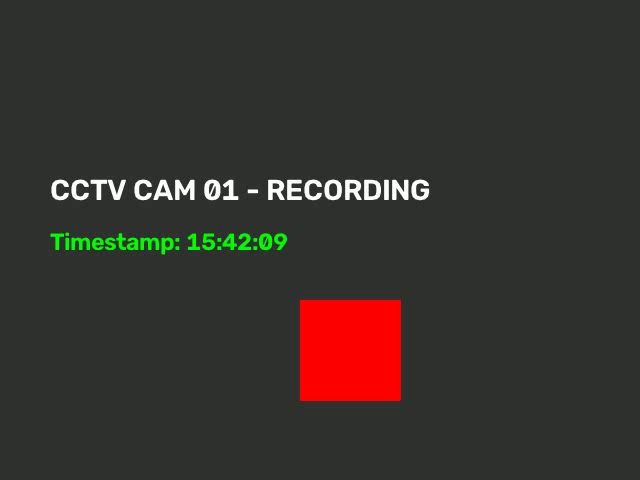
#> input picture frame 9 of research-engine/cctv_sample.mp4, 640 x 480 px
$ python degrade_evidence.py
#> lines starting #> are read from the running program, lines starting #| are printed output that depends on the picture
#> in create_degraded_video, frame is the input picture: shape (480, 640, 3); mean B, G, R 45.7, 50, 55
import cv2
import numpy as np
import os

def degrade_frame(frame):
    # 1. Darken the image (Night-time / low-light simulation)
    hsv = cv2.cvtColor(frame, cv2.COLOR_BGR2HSV)
#> hsv: shape (480, 640, 3); mean H, S, V 48.9, 26.3, 58.4
    h, s, v = cv2.split(hsv)
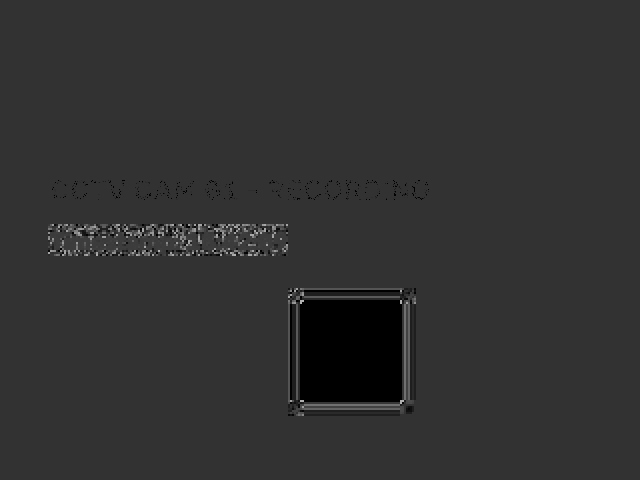
#> h: shape (480, 640); min 0, max 179, mean 48.9
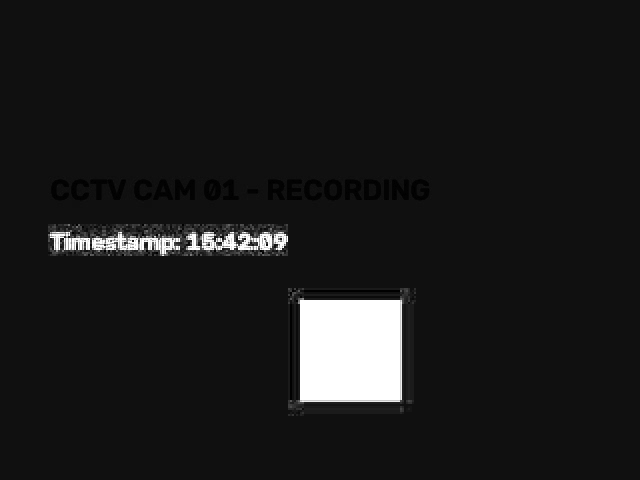
#> s: shape (480, 640); min 0, max 255, mean 26.3
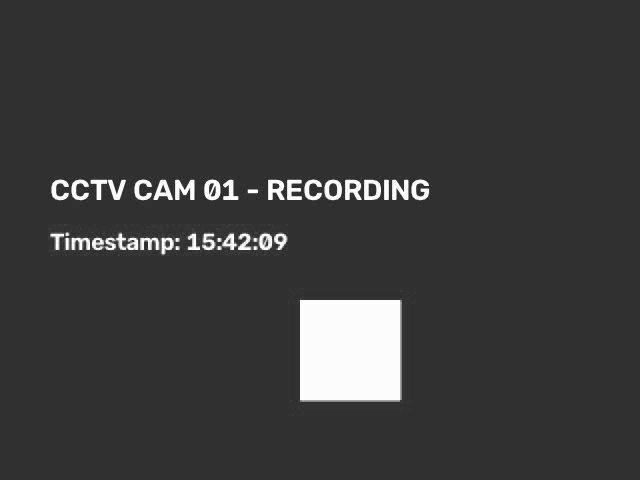
#> v: shape (480, 640); min 34, max 255, mean 58.4
    v = cv2.subtract(v, 70) # Reduce brightness
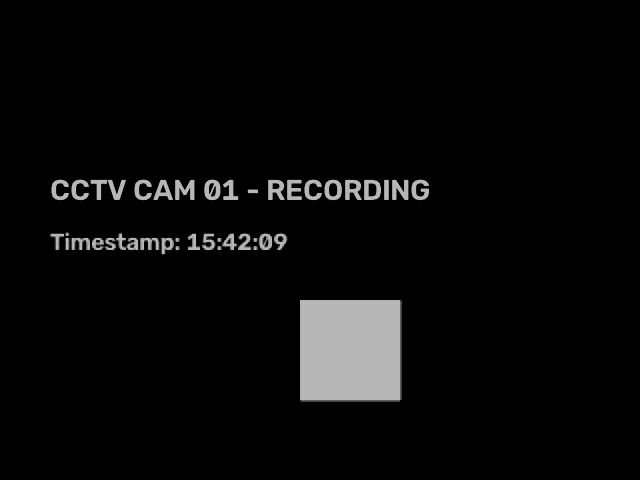
#> v: shape (480, 640); min 0, max 185, mean 9
    v = np.clip(v, 0, 255)
    hsv = cv2.merge((h, s, v))
#> hsv: shape (480, 640, 3); mean H, S, V 48.9, 26.3, 9
    # FIXED: The correct OpenCV flag is cv2.COLOR_HSV2BGR
    dark_frame = cv2.cvtColor(hsv, cv2.COLOR_HSV2BGR)
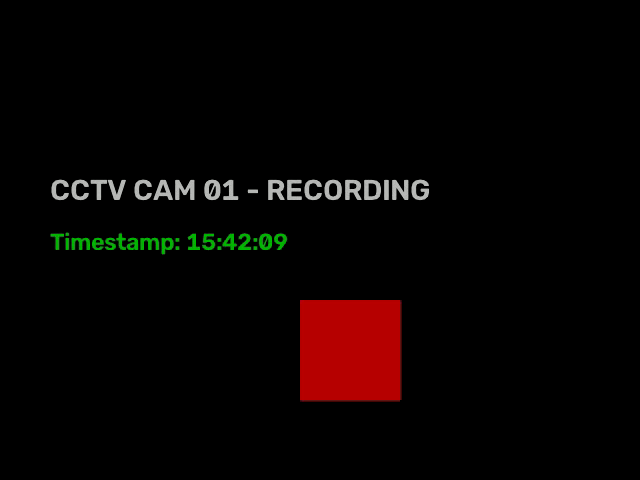
#> dark_frame: shape (480, 640, 3); mean B, G, R 2.1, 3, 8.1

    # 2. Add Gaussian Blur (Out-of-focus / cheap lens simulation)
    blurred_frame = cv2.GaussianBlur(dark_frame, (21, 21), 0)
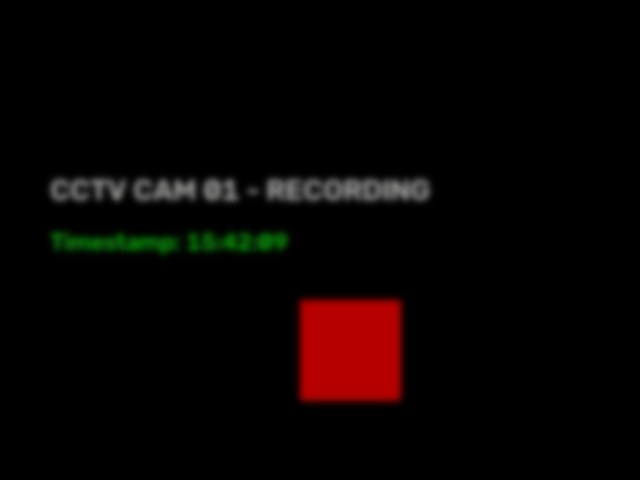
#> blurred_frame: shape (480, 640, 3); mean B, G, R 2.1, 3, 8.1

    # 3. Add Gaussian Noise (Sensor static / poor compression)
    noise = np.random.normal(0, 30, blurred_frame.shape).astype(np.uint8)
    noisy_frame = cv2.add(blurred_frame, noise)
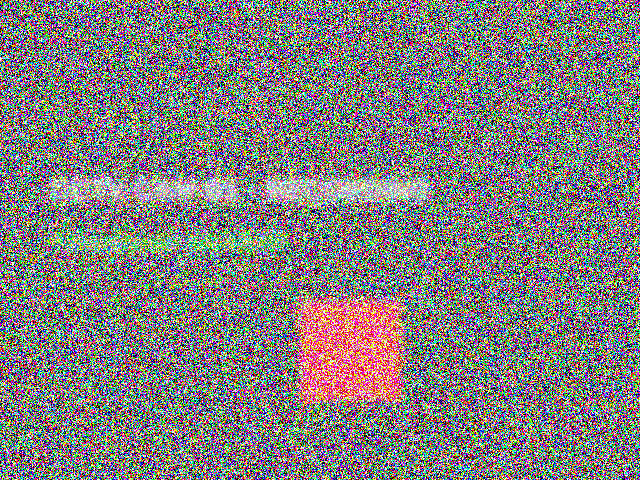
#> noisy_frame: shape (480, 640, 3); mean B, G, R 125.9, 126.4, 129.6

    return noisy_frame

def create_degraded_video(input_path="cctv_sample.mp4", output_path="cctv_degraded.mp4"):
    if not os.path.exists(input_path):
        print(f"❌ Error: Could not find '{input_path}'. Make sure it is in this folder!")
        return

    print(f"🎥 Reading clean evidence: {input_path}")
    cap = cv2.VideoCapture(input_path)

    # Get video properties
    width = int(cap.get(cv2.CAP_PROP_FRAME_WIDTH))
    height = int(cap.get(cv2.CAP_PROP_FRAME_HEIGHT))
    fps = cap.get(cv2.CAP_PROP_FPS)

    print("🌧️ Applying Out-of-Distribution (OOD) degradation filters...")

    # Setup output writer
    fourcc = cv2.VideoWriter_fourcc(*'mp4v')
    out = cv2.VideoWriter(output_path, fourcc, fps, (width, height))

    while True:
        ret, frame = cap.read()
        if not ret:
            break

        # Corrupt the frame
        degraded = degrade_frame(frame)
        out.write(degraded)

    cap.release()
    out.release()
    print(f"✅ Successfully created degraded evidence: {output_path}")

if __name__ == "__main__":
    create_degraded_video()

$ run again, starting later in the video
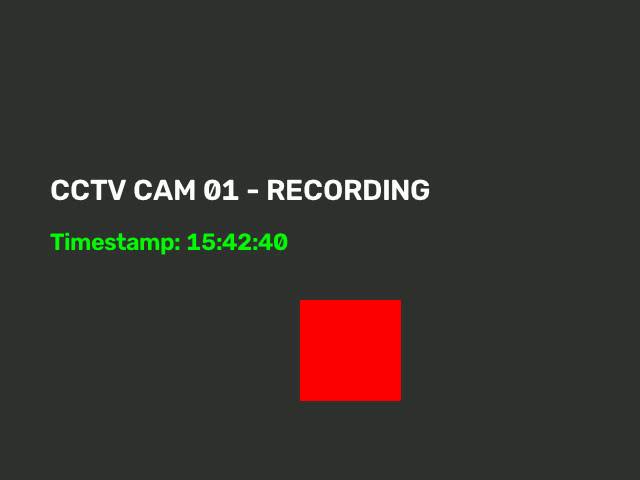
#> input picture frame 40 of research-engine/cctv_sample.mp4, 640 x 480 px
#> in create_degraded_video, frame is the input picture: shape (480, 640, 3); mean B, G, R 45.7, 50, 55
#> in degrade_frame, `h, s, v = cv2.split(hsv)`:
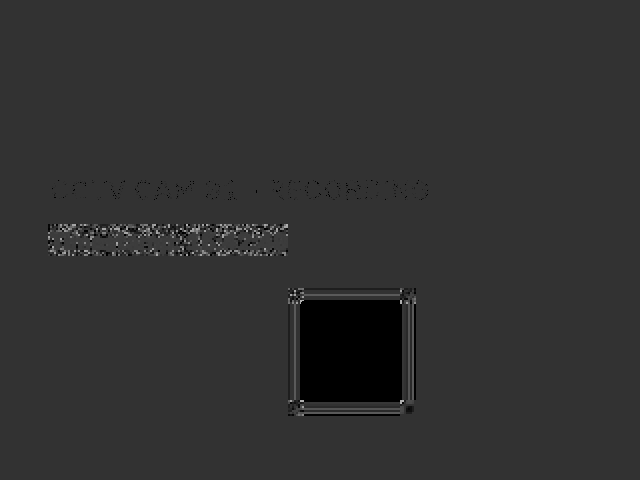
#> h: shape (480, 640); min 0, max 179, mean 48.7
#> in degrade_frame, `h, s, v = cv2.split(hsv)`:
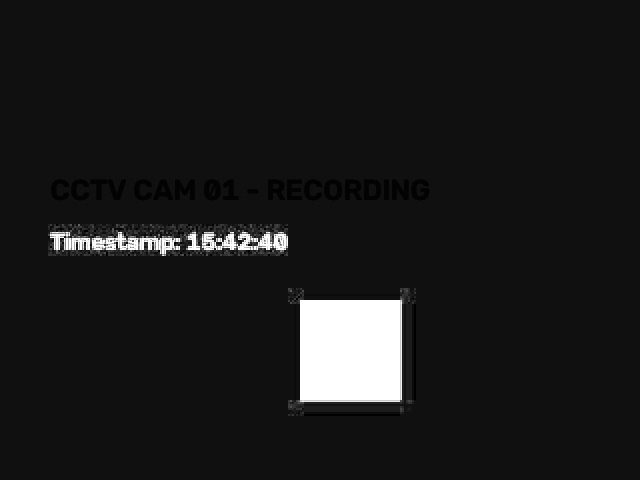
#> s: shape (480, 640); min 0, max 255, mean 26.1

$ run again, starting later in the video
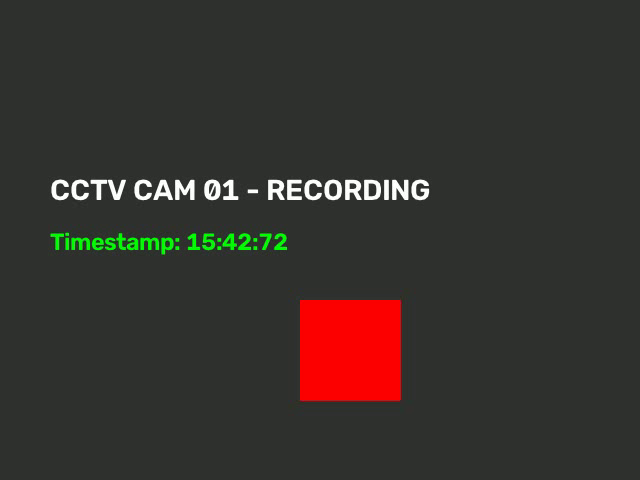
#> input picture frame 72 of research-engine/cctv_sample.mp4, 640 x 480 px
#> in create_degraded_video, frame is the input picture: shape (480, 640, 3); mean B, G, R 45.7, 49.9, 55
#> in degrade_frame, `h, s, v = cv2.split(hsv)`:
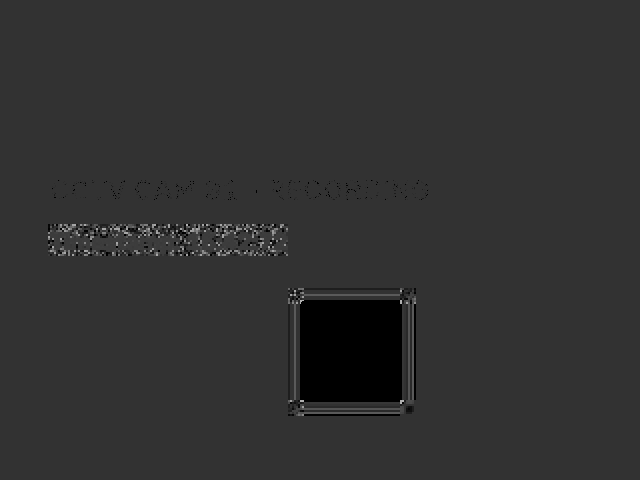
#> h: shape (480, 640); min 0, max 179, mean 48.7
#> in degrade_frame, `h, s, v = cv2.split(hsv)`:
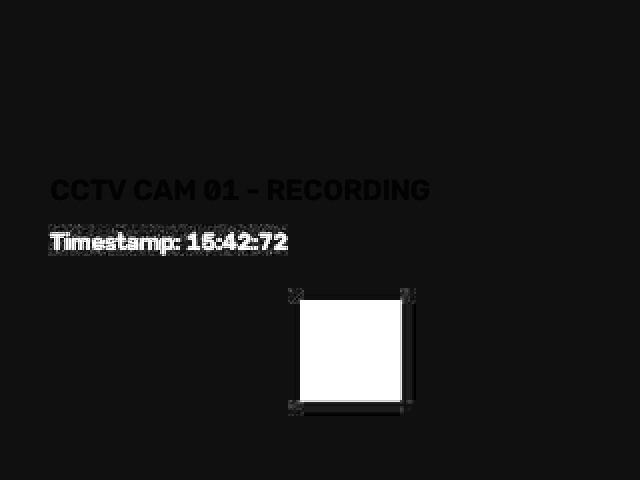
#> s: shape (480, 640); min 0, max 255, mean 26.1
